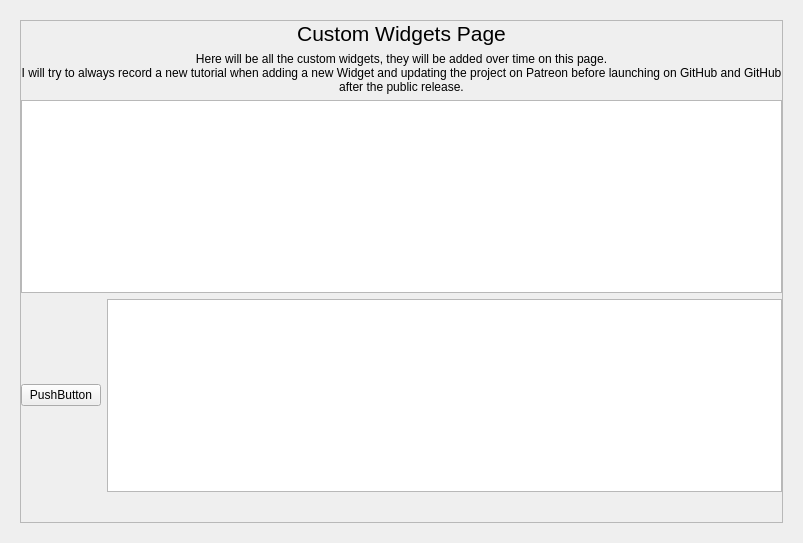
<?xml version="1.0" encoding="UTF-8"?>
<ui version="4.0">
 <class>MainPages</class>
 <widget class="QWidget" name="MainPages">
  <property name="geometry">
   <rect>
    <x>0</x>
    <y>0</y>
    <width>803</width>
    <height>543</height>
   </rect>
  </property>
  <property name="windowTitle">
   <string>Form</string>
  </property>
  <layout class="QVBoxLayout" name="verticalLayout_2">
   <item>
    <widget class="QStackedWidget" name="pages">
     <property name="currentIndex">
      <number>1</number>
     </property>
     <widget class="QWidget" name="page_1">
      <widget class="QGroupBox" name="groupBox">
       <property name="geometry">
        <rect>
         <x>260</x>
         <y>430</y>
         <width>301</width>
         <height>41</height>
        </rect>
       </property>
       <property name="title">
        <string>Declaration</string>
       </property>
      </widget>
      <widget class="QListWidget" name="listWidget">
       <property name="geometry">
        <rect>
         <x>30</x>
         <y>60</y>
         <width>181</width>
         <height>111</height>
        </rect>
       </property>
       <property name="editTriggers">
        <set>QAbstractItemView::NoEditTriggers</set>
       </property>
      </widget>
      <widget class="QTextEdit" name="output_text_edit_2">
       <property name="geometry">
        <rect>
         <x>30</x>
         <y>300</y>
         <width>211</width>
         <height>181</height>
        </rect>
       </property>
      </widget>
      <widget class="QPlainTextEdit" name="input_text_edit">
       <property name="geometry">
        <rect>
         <x>260</x>
         <y>50</y>
         <width>531</width>
         <height>131</height>
        </rect>
       </property>
       <property name="plainText">
        <string/>
       </property>
       <property name="backgroundVisible">
        <bool>false</bool>
       </property>
      </widget>
      <widget class="QLineEdit" name="lineEdit">
       <property name="geometry">
        <rect>
         <x>80</x>
         <y>10</y>
         <width>131</width>
         <height>31</height>
        </rect>
       </property>
      </widget>
      <widget class="QLabel" name="label_4">
       <property name="geometry">
        <rect>
         <x>260</x>
         <y>200</y>
         <width>41</width>
         <height>31</height>
        </rect>
       </property>
       <property name="text">
        <string>Key</string>
       </property>
      </widget>
      <widget class="QTextEdit" name="output_text_edit">
       <property name="geometry">
        <rect>
         <x>260</x>
         <y>300</y>
         <width>531</width>
         <height>111</height>
        </rect>
       </property>
      </widget>
      <widget class="QPlainTextEdit" name="input_text_edit_2">
       <property name="geometry">
        <rect>
         <x>310</x>
         <y>200</y>
         <width>481</width>
         <height>31</height>
        </rect>
       </property>
       <property name="plainText">
        <string/>
       </property>
      </widget>
      <widget class="QLabel" name="label_3">
       <property name="geometry">
        <rect>
         <x>0</x>
         <y>10</y>
         <width>81</width>
         <height>28</height>
        </rect>
       </property>
       <property name="text">
        <string>Search</string>
       </property>
      </widget>
      <widget class="QRadioButton" name="encode">
       <property name="geometry">
        <rect>
         <x>400</x>
         <y>250</y>
         <width>91</width>
         <height>41</height>
        </rect>
       </property>
       <property name="text">
        <string>Encode</string>
       </property>
      </widget>
      <widget class="QPushButton" name="pushButton_3">
       <property name="geometry">
        <rect>
         <x>570</x>
         <y>420</y>
         <width>221</width>
         <height>51</height>
        </rect>
       </property>
       <property name="text">
        <string>Smart Conversion (beta)</string>
       </property>
      </widget>
      <widget class="QRadioButton" name="decode">
       <property name="geometry">
        <rect>
         <x>510</x>
         <y>248</y>
         <width>101</width>
         <height>41</height>
        </rect>
       </property>
       <property name="text">
        <string>Decode</string>
       </property>
      </widget>
      <widget class="QLabel" name="label_2">
       <property name="geometry">
        <rect>
         <x>260</x>
         <y>250</y>
         <width>121</width>
         <height>41</height>
        </rect>
       </property>
       <property name="text">
        <string>Output Text</string>
       </property>
      </widget>
      <widget class="QPushButton" name="pushButton">
       <property name="geometry">
        <rect>
         <x>620</x>
         <y>250</y>
         <width>171</width>
         <height>41</height>
        </rect>
       </property>
       <property name="text">
        <string>Convert</string>
       </property>
      </widget>
      <widget class="QLabel" name="label_6">
       <property name="geometry">
        <rect>
         <x>410</x>
         <y>10</y>
         <width>171</width>
         <height>31</height>
        </rect>
       </property>
       <property name="text">
        <string>Using:</string>
       </property>
      </widget>
      <widget class="QLabel" name="label_5">
       <property name="geometry">
        <rect>
         <x>100</x>
         <y>270</y>
         <width>41</width>
         <height>21</height>
        </rect>
       </property>
       <property name="text">
        <string>Info</string>
       </property>
       <property name="textFormat">
        <enum>Qt::AutoText</enum>
       </property>
      </widget>
      <widget class="QLabel" name="label">
       <property name="geometry">
        <rect>
         <x>260</x>
         <y>10</y>
         <width>121</width>
         <height>31</height>
        </rect>
       </property>
       <property name="text">
        <string>Input Text</string>
       </property>
      </widget>
      <widget class="QListWidget" name="listWidget_2">
       <property name="geometry">
        <rect>
         <x>30</x>
         <y>180</y>
         <width>181</width>
         <height>81</height>
        </rect>
       </property>
       <property name="font">
        <font>
         <pointsize>10</pointsize>
        </font>
       </property>
      </widget>
      <widget class="QPushButton" name="ClearButton">
       <property name="geometry">
        <rect>
         <x>190</x>
         <y>10</y>
         <width>21</width>
         <height>31</height>
        </rect>
       </property>
       <property name="text">
        <string>X</string>
       </property>
      </widget>
     </widget>
     <widget class="QWidget" name="page_2">
      <layout class="QVBoxLayout">
       <item>
        <widget class="QScrollArea" name="scrollArea">
         <property name="widgetResizable">
          <bool>true</bool>
         </property>
         <widget class="QWidget" name="scrollAreaWidgetContents">
          <property name="geometry">
           <rect>
            <x>0</x>
            <y>0</y>
            <width>765</width>
            <height>505</height>
           </rect>
          </property>
          <widget class="QWidget" name="verticalLayoutWidget">
           <property name="geometry">
            <rect>
             <x>0</x>
             <y>0</y>
             <width>761</width>
             <height>471</height>
            </rect>
           </property>
           <layout class="QVBoxLayout" name="verticalLayout_3">
            <item>
             <widget class="QLabel" name="title_label">
              <property name="maximumSize">
               <size>
                <width>16777215</width>
                <height>40</height>
               </size>
              </property>
              <property name="font">
               <font>
                <pointsize>16</pointsize>
               </font>
              </property>
              <property name="styleSheet">
               <string notr="true">font-size: 16pt</string>
              </property>
              <property name="text">
               <string>Custom Widgets Page</string>
              </property>
              <property name="alignment">
               <set>Qt::AlignCenter</set>
              </property>
             </widget>
            </item>
            <item>
             <widget class="QLabel" name="description_label">
              <property name="text">
               <string>Here will be all the custom widgets, they will be added over time on this page.
I will try to always record a new tutorial when adding a new Widget and updating the project on Patreon before launching on GitHub and GitHub after the public release.</string>
              </property>
              <property name="alignment">
               <set>Qt::AlignHCenter|Qt::AlignTop</set>
              </property>
              <property name="wordWrap">
               <bool>true</bool>
              </property>
             </widget>
            </item>
            <item>
             <layout class="QHBoxLayout" name="horizontalLayout_3">
              <item>
               <widget class="QTableWidget" name="tableWidget"/>
              </item>
             </layout>
            </item>
            <item>
             <layout class="QHBoxLayout" name="horizontalLayout_4">
              <item>
               <widget class="QPushButton" name="pushButton_2">
                <property name="text">
                 <string>PushButton</string>
                </property>
               </widget>
              </item>
              <item>
               <widget class="QTextEdit" name="textEdit"/>
              </item>
             </layout>
            </item>
           </layout>
          </widget>
         </widget>
        </widget>
       </item>
      </layout>
     </widget>
     <widget class="QWidget" name="page_3">
      <property name="styleSheet">
       <string notr="true">background:black</string>
      </property>
      <layout class="QVBoxLayout" name="page_3_layout">
       <item>
        <widget class="QLabel" name="empty_page_label">
         <property name="font">
          <font>
           <pointsize>16</pointsize>
          </font>
         </property>
         <property name="text">
          <string>Empty Page</string>
         </property>
         <property name="alignment">
          <set>Qt::AlignCenter</set>
         </property>
        </widget>
       </item>
      </layout>
     </widget>
    </widget>
   </item>
  </layout>
 </widget>
 <resources/>
 <connections/>
</ui>
